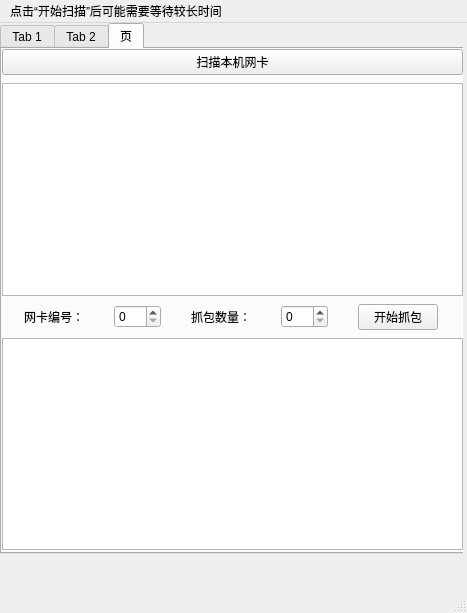
<?xml version="1.0" encoding="UTF-8"?>
<ui version="4.0">
 <class>MainWindow</class>
 <widget class="QMainWindow" name="MainWindow">
  <property name="geometry">
   <rect>
    <x>0</x>
    <y>0</y>
    <width>467</width>
    <height>613</height>
   </rect>
  </property>
  <property name="sizePolicy">
   <sizepolicy hsizetype="Expanding" vsizetype="Expanding">
    <horstretch>0</horstretch>
    <verstretch>0</verstretch>
   </sizepolicy>
  </property>
  <property name="windowTitle">
   <string>MainWindow</string>
  </property>
  <widget class="QWidget" name="centralwidget">
   <property name="maximumSize">
    <size>
     <width>463</width>
     <height>16777215</height>
    </size>
   </property>
   <widget class="QTabWidget" name="tabWidget">
    <property name="geometry">
     <rect>
      <x>0</x>
      <y>0</y>
      <width>471</width>
      <height>531</height>
     </rect>
    </property>
    <property name="sizePolicy">
     <sizepolicy hsizetype="Expanding" vsizetype="Expanding">
      <horstretch>0</horstretch>
      <verstretch>0</verstretch>
     </sizepolicy>
    </property>
    <property name="currentIndex">
     <number>2</number>
    </property>
    <widget class="QWidget" name="tab">
     <property name="sizePolicy">
      <sizepolicy hsizetype="Expanding" vsizetype="Expanding">
       <horstretch>0</horstretch>
       <verstretch>0</verstretch>
      </sizepolicy>
     </property>
     <attribute name="title">
      <string>Tab 1</string>
     </attribute>
     <widget class="QWidget" name="verticalLayoutWidget_2">
      <property name="geometry">
       <rect>
        <x>0</x>
        <y>10</y>
        <width>461</width>
        <height>491</height>
       </rect>
      </property>
      <layout class="QVBoxLayout" name="verticalLayout_2">
       <property name="spacing">
        <number>20</number>
       </property>
       <property name="rightMargin">
        <number>0</number>
       </property>
       <property name="bottomMargin">
        <number>0</number>
       </property>
       <item>
        <layout class="QHBoxLayout" name="horizontalLayout_2">
         <property name="spacing">
          <number>0</number>
         </property>
         <property name="sizeConstraint">
          <enum>QLayout::SetDefaultConstraint</enum>
         </property>
         <property name="leftMargin">
          <number>0</number>
         </property>
         <property name="topMargin">
          <number>0</number>
         </property>
         <property name="rightMargin">
          <number>0</number>
         </property>
         <item>
          <widget class="QLabel" name="label_4">
           <property name="sizePolicy">
            <sizepolicy hsizetype="Maximum" vsizetype="Preferred">
             <horstretch>0</horstretch>
             <verstretch>0</verstretch>
            </sizepolicy>
           </property>
           <property name="text">
            <string>扫描的目标网段：</string>
           </property>
          </widget>
         </item>
         <item>
          <widget class="QSpinBox" name="spinBox">
           <property name="sizePolicy">
            <sizepolicy hsizetype="Maximum" vsizetype="Fixed">
             <horstretch>0</horstretch>
             <verstretch>0</verstretch>
            </sizepolicy>
           </property>
           <property name="maximum">
            <number>255</number>
           </property>
          </widget>
         </item>
         <item>
          <widget class="QLabel" name="label">
           <property name="sizePolicy">
            <sizepolicy hsizetype="Maximum" vsizetype="Preferred">
             <horstretch>0</horstretch>
             <verstretch>0</verstretch>
            </sizepolicy>
           </property>
           <property name="text">
            <string>.</string>
           </property>
          </widget>
         </item>
         <item>
          <widget class="QSpinBox" name="spinBox_2">
           <property name="sizePolicy">
            <sizepolicy hsizetype="Maximum" vsizetype="Fixed">
             <horstretch>0</horstretch>
             <verstretch>0</verstretch>
            </sizepolicy>
           </property>
           <property name="maximum">
            <number>255</number>
           </property>
          </widget>
         </item>
         <item>
          <widget class="QLabel" name="label_2">
           <property name="sizePolicy">
            <sizepolicy hsizetype="Maximum" vsizetype="Preferred">
             <horstretch>0</horstretch>
             <verstretch>0</verstretch>
            </sizepolicy>
           </property>
           <property name="text">
            <string>.</string>
           </property>
          </widget>
         </item>
         <item>
          <widget class="QSpinBox" name="spinBox_3">
           <property name="sizePolicy">
            <sizepolicy hsizetype="Maximum" vsizetype="Fixed">
             <horstretch>0</horstretch>
             <verstretch>0</verstretch>
            </sizepolicy>
           </property>
           <property name="maximum">
            <number>255</number>
           </property>
          </widget>
         </item>
         <item>
          <widget class="QLabel" name="label_3">
           <property name="sizePolicy">
            <sizepolicy hsizetype="Maximum" vsizetype="Preferred">
             <horstretch>0</horstretch>
             <verstretch>0</verstretch>
            </sizepolicy>
           </property>
           <property name="text">
            <string>.0/24</string>
           </property>
           <property name="textFormat">
            <enum>Qt::AutoText</enum>
           </property>
          </widget>
         </item>
        </layout>
       </item>
       <item>
        <widget class="QPushButton" name="pB_ho_start">
         <property name="sizePolicy">
          <sizepolicy hsizetype="Expanding" vsizetype="Fixed">
           <horstretch>0</horstretch>
           <verstretch>0</verstretch>
          </sizepolicy>
         </property>
         <property name="layoutDirection">
          <enum>Qt::LeftToRight</enum>
         </property>
         <property name="text">
          <string>开始扫描</string>
         </property>
        </widget>
       </item>
       <item>
        <widget class="QTextBrowser" name="textB_host">
         <property name="sizePolicy">
          <sizepolicy hsizetype="Expanding" vsizetype="Expanding">
           <horstretch>0</horstretch>
           <verstretch>0</verstretch>
          </sizepolicy>
         </property>
         <property name="readOnly">
          <bool>true</bool>
         </property>
        </widget>
       </item>
      </layout>
     </widget>
    </widget>
    <widget class="QWidget" name="tab_2">
     <property name="sizePolicy">
      <sizepolicy hsizetype="Expanding" vsizetype="Expanding">
       <horstretch>0</horstretch>
       <verstretch>0</verstretch>
      </sizepolicy>
     </property>
     <attribute name="title">
      <string>Tab 2</string>
     </attribute>
     <widget class="QWidget" name="horizontalLayoutWidget">
      <property name="geometry">
       <rect>
        <x>0</x>
        <y>40</y>
        <width>301</width>
        <height>30</height>
       </rect>
      </property>
      <layout class="QHBoxLayout" name="horizontalLayout_3">
       <property name="spacing">
        <number>0</number>
       </property>
       <item>
        <widget class="QLabel" name="label_11">
         <property name="sizePolicy">
          <sizepolicy hsizetype="Maximum" vsizetype="Preferred">
           <horstretch>0</horstretch>
           <verstretch>0</verstretch>
          </sizepolicy>
         </property>
         <property name="layoutDirection">
          <enum>Qt::LeftToRight</enum>
         </property>
         <property name="text">
          <string>扫描的端口范围：</string>
         </property>
        </widget>
       </item>
       <item>
        <widget class="QSpinBox" name="spinBox_8">
         <property name="sizePolicy">
          <sizepolicy hsizetype="Maximum" vsizetype="Fixed">
           <horstretch>0</horstretch>
           <verstretch>0</verstretch>
          </sizepolicy>
         </property>
         <property name="maximum">
          <number>65535</number>
         </property>
        </widget>
       </item>
       <item>
        <widget class="QLabel" name="label_12">
         <property name="enabled">
          <bool>true</bool>
         </property>
         <property name="sizePolicy">
          <sizepolicy hsizetype="Maximum" vsizetype="Preferred">
           <horstretch>0</horstretch>
           <verstretch>0</verstretch>
          </sizepolicy>
         </property>
         <property name="minimumSize">
          <size>
           <width>0</width>
           <height>0</height>
          </size>
         </property>
         <property name="text">
          <string>~</string>
         </property>
        </widget>
       </item>
       <item>
        <widget class="QSpinBox" name="spinBox_9">
         <property name="sizePolicy">
          <sizepolicy hsizetype="Fixed" vsizetype="Fixed">
           <horstretch>0</horstretch>
           <verstretch>0</verstretch>
          </sizepolicy>
         </property>
         <property name="maximum">
          <number>65535</number>
         </property>
        </widget>
       </item>
      </layout>
     </widget>
     <widget class="QWidget" name="layoutWidget">
      <property name="geometry">
       <rect>
        <x>0</x>
        <y>10</y>
        <width>431</width>
        <height>23</height>
       </rect>
      </property>
      <layout class="QHBoxLayout" name="horizontalLayout">
       <property name="spacing">
        <number>0</number>
       </property>
       <item>
        <widget class="QLabel" name="label_6">
         <property name="sizePolicy">
          <sizepolicy hsizetype="Maximum" vsizetype="Preferred">
           <horstretch>0</horstretch>
           <verstretch>0</verstretch>
          </sizepolicy>
         </property>
         <property name="text">
          <string>扫描的目标IP地址：</string>
         </property>
        </widget>
       </item>
       <item>
        <widget class="QSpinBox" name="spinBox_4">
         <property name="sizePolicy">
          <sizepolicy hsizetype="Maximum" vsizetype="Fixed">
           <horstretch>0</horstretch>
           <verstretch>0</verstretch>
          </sizepolicy>
         </property>
         <property name="maximum">
          <number>255</number>
         </property>
        </widget>
       </item>
       <item>
        <widget class="QLabel" name="label_7">
         <property name="sizePolicy">
          <sizepolicy hsizetype="Maximum" vsizetype="Preferred">
           <horstretch>0</horstretch>
           <verstretch>0</verstretch>
          </sizepolicy>
         </property>
         <property name="text">
          <string>.</string>
         </property>
        </widget>
       </item>
       <item>
        <widget class="QSpinBox" name="spinBox_5">
         <property name="sizePolicy">
          <sizepolicy hsizetype="Maximum" vsizetype="Fixed">
           <horstretch>0</horstretch>
           <verstretch>0</verstretch>
          </sizepolicy>
         </property>
         <property name="maximum">
          <number>255</number>
         </property>
        </widget>
       </item>
       <item>
        <widget class="QLabel" name="label_8">
         <property name="sizePolicy">
          <sizepolicy hsizetype="Maximum" vsizetype="Preferred">
           <horstretch>0</horstretch>
           <verstretch>0</verstretch>
          </sizepolicy>
         </property>
         <property name="text">
          <string>.</string>
         </property>
        </widget>
       </item>
       <item>
        <widget class="QSpinBox" name="spinBox_6">
         <property name="sizePolicy">
          <sizepolicy hsizetype="Maximum" vsizetype="Fixed">
           <horstretch>0</horstretch>
           <verstretch>0</verstretch>
          </sizepolicy>
         </property>
         <property name="maximum">
          <number>255</number>
         </property>
        </widget>
       </item>
       <item>
        <widget class="QLabel" name="label_9">
         <property name="sizePolicy">
          <sizepolicy hsizetype="Maximum" vsizetype="Preferred">
           <horstretch>0</horstretch>
           <verstretch>0</verstretch>
          </sizepolicy>
         </property>
         <property name="text">
          <string>.</string>
         </property>
        </widget>
       </item>
       <item>
        <widget class="QSpinBox" name="spinBox_7">
         <property name="sizePolicy">
          <sizepolicy hsizetype="Maximum" vsizetype="Fixed">
           <horstretch>0</horstretch>
           <verstretch>0</verstretch>
          </sizepolicy>
         </property>
         <property name="maximum">
          <number>255</number>
         </property>
        </widget>
       </item>
      </layout>
     </widget>
     <widget class="QTextBrowser" name="textB_port">
      <property name="geometry">
       <rect>
        <x>0</x>
        <y>120</y>
        <width>461</width>
        <height>381</height>
       </rect>
      </property>
      <property name="sizePolicy">
       <sizepolicy hsizetype="Expanding" vsizetype="Expanding">
        <horstretch>0</horstretch>
        <verstretch>0</verstretch>
       </sizepolicy>
      </property>
      <property name="readOnly">
       <bool>true</bool>
      </property>
     </widget>
     <widget class="QPushButton" name="pB_po_start">
      <property name="geometry">
       <rect>
        <x>2</x>
        <y>80</y>
        <width>451</width>
        <height>28</height>
       </rect>
      </property>
      <property name="sizePolicy">
       <sizepolicy hsizetype="Expanding" vsizetype="Fixed">
        <horstretch>0</horstretch>
        <verstretch>0</verstretch>
       </sizepolicy>
      </property>
      <property name="text">
       <string>开始扫描</string>
      </property>
     </widget>
    </widget>
    <widget class="QWidget" name="tab_3">
     <attribute name="title">
      <string>页</string>
     </attribute>
     <widget class="QWidget" name="verticalLayoutWidget">
      <property name="geometry">
       <rect>
        <x>0</x>
        <y>0</y>
        <width>461</width>
        <height>501</height>
       </rect>
      </property>
      <layout class="QVBoxLayout" name="verticalLayout">
       <property name="spacing">
        <number>8</number>
       </property>
       <item>
        <layout class="QHBoxLayout" name="horizontalLayout_4">
         <item>
          <widget class="QPushButton" name="pB_local_start">
           <property name="enabled">
            <bool>true</bool>
           </property>
           <property name="sizePolicy">
            <sizepolicy hsizetype="Expanding" vsizetype="Fixed">
             <horstretch>0</horstretch>
             <verstretch>0</verstretch>
            </sizepolicy>
           </property>
           <property name="text">
            <string>扫描本机网卡</string>
           </property>
          </widget>
         </item>
        </layout>
       </item>
       <item>
        <widget class="QTextBrowser" name="textB_ipconfig">
         <property name="sizePolicy">
          <sizepolicy hsizetype="Expanding" vsizetype="MinimumExpanding">
           <horstretch>0</horstretch>
           <verstretch>0</verstretch>
          </sizepolicy>
         </property>
        </widget>
       </item>
       <item>
        <layout class="QHBoxLayout" name="horizontalLayout_5">
         <item>
          <widget class="QLabel" name="label_5">
           <property name="sizePolicy">
            <sizepolicy hsizetype="Maximum" vsizetype="Preferred">
             <horstretch>0</horstretch>
             <verstretch>0</verstretch>
            </sizepolicy>
           </property>
           <property name="text">
            <string>网卡编号：</string>
           </property>
          </widget>
         </item>
         <item>
          <widget class="QSpinBox" name="spinBox_10">
           <property name="sizePolicy">
            <sizepolicy hsizetype="Maximum" vsizetype="Fixed">
             <horstretch>0</horstretch>
             <verstretch>0</verstretch>
            </sizepolicy>
           </property>
           <property name="maximum">
            <number>255</number>
           </property>
          </widget>
         </item>
         <item>
          <widget class="QLabel" name="label_10">
           <property name="sizePolicy">
            <sizepolicy hsizetype="Maximum" vsizetype="Preferred">
             <horstretch>0</horstretch>
             <verstretch>0</verstretch>
            </sizepolicy>
           </property>
           <property name="text">
            <string>抓包数量：</string>
           </property>
          </widget>
         </item>
         <item>
          <widget class="QSpinBox" name="spinBox_11">
           <property name="sizePolicy">
            <sizepolicy hsizetype="Maximum" vsizetype="Fixed">
             <horstretch>0</horstretch>
             <verstretch>0</verstretch>
            </sizepolicy>
           </property>
           <property name="maximum">
            <number>255</number>
           </property>
          </widget>
         </item>
         <item>
          <widget class="QPushButton" name="pB_cap_start">
           <property name="enabled">
            <bool>true</bool>
           </property>
           <property name="sizePolicy">
            <sizepolicy hsizetype="Maximum" vsizetype="Fixed">
             <horstretch>0</horstretch>
             <verstretch>0</verstretch>
            </sizepolicy>
           </property>
           <property name="text">
            <string>开始抓包</string>
           </property>
          </widget>
         </item>
        </layout>
       </item>
       <item>
        <widget class="QTextBrowser" name="textB_cap">
         <property name="sizePolicy">
          <sizepolicy hsizetype="Expanding" vsizetype="MinimumExpanding">
           <horstretch>0</horstretch>
           <verstretch>0</verstretch>
          </sizepolicy>
         </property>
        </widget>
       </item>
      </layout>
     </widget>
    </widget>
   </widget>
  </widget>
  <widget class="QStatusBar" name="statusbar"/>
  <widget class="QMenuBar" name="menubar">
   <property name="geometry">
    <rect>
     <x>0</x>
     <y>0</y>
     <width>467</width>
     <height>26</height>
    </rect>
   </property>
   <widget class="QMenu" name="menu">
    <property name="title">
     <string>点击“开始扫描”后可能需要等待较长时间</string>
    </property>
   </widget>
   <addaction name="menu"/>
  </widget>
 </widget>
 <resources/>
 <connections/>
</ui>
